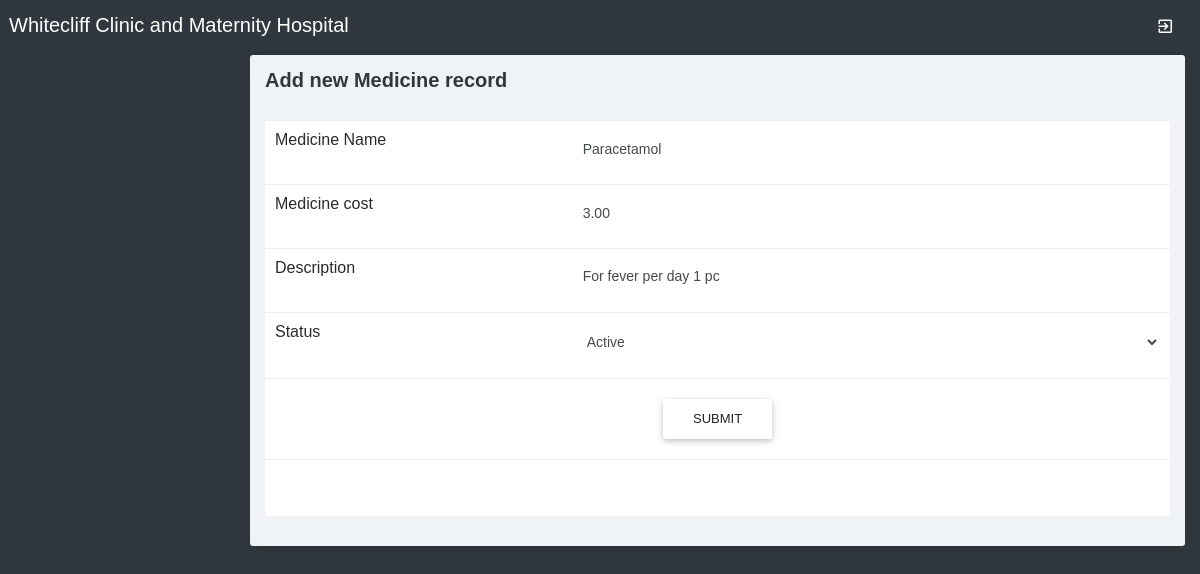
Page /medicine.php?editid=1 on the committed database.
### tables this page shows
CREATE TABLE `medicine` (
  `medicineid` int(10) NOT NULL,
  `medicinename` varchar(25) NOT NULL,
  `medicinecost` float(10,2) NOT NULL,
  `description` text NOT NULL,
  `status` varchar(10) NOT NULL
);

### medicine.php (the view, shortened to what this page needs)
<?php
include("adheader.php");
include("dbconnection.php");
if(isset($_GET['editid']))
{
	$sql="SELECT * FROM medicine WHERE medicineid='$_GET[editid]' ";
	$qsql = mysqli_query($con,$sql);
	$rsedit = mysqli_fetch_array($qsql);
}
?>
<div class="container-fluid">
	<div class="block-header">
            <h2>Add new Medicine record</h2>
        </div>
  <div class="card">
    <form method="post" action="" name="frmmedicine" onSubmit="return validateform()">
    <table class="table table-hover">
      <tbody>
        <tr>
          <td width="34%">Medicine Name</td>
          <td width="66%"><input placeholder="Enter Here" class="form-control" type="text" name="medicinename" id="medicinename" value="<?php echo $rsedit['medicinename']; ?>" /></td>
        </tr>
        <tr>
          <td width="34%">Medicine cost</td>
          <td width="66%"><input placeholder="Enter Here" class="form-control" type="text" name="medicinecost" id="medicinecost" value="<?php echo $rsedit['medicinecost']; ?>" /></td>
        </tr>
        <tr>
          <td>Description</td>
          <td><textarea placeholder="Enter Here" class="form-control no-resize" name="description" id="description" cols="45" rows="5"><?php echo $rsedit['description'] ; ?></textarea></td>
        </tr>
        <tr>
          <td>Status</td>
          <td> <select class="form-control show-tick" name="status" id="status">
            <?php
		  $arr = array("Active","Inactive");
		  foreach($arr as $val)
		  {
			  if($val == $rsedit['status'])
			  {
			  echo "<option value='$val' selected>$val</option>";
			  }
			  else
			  {
				  echo "<option value='$val'>$val</option>";
			  }
		  }
		  ?>
            </select></td>
        </tr>
        <tr>
          <td colspan="2" align="center"><input class="btn btn-default" type="submit" name="submit" id="submit" value="Submit" /></td>
        </tr>
      </tbody>
    </table>
    </form>
    <p>&nbsp;</p>
  </div>
</div>
<?php
include("adfooter.php");
?>

### rows in the picture
medicine: medicinename "Paracetamol", medicinecost "3.00", description "For fever per day 1 pc", status "Active"
